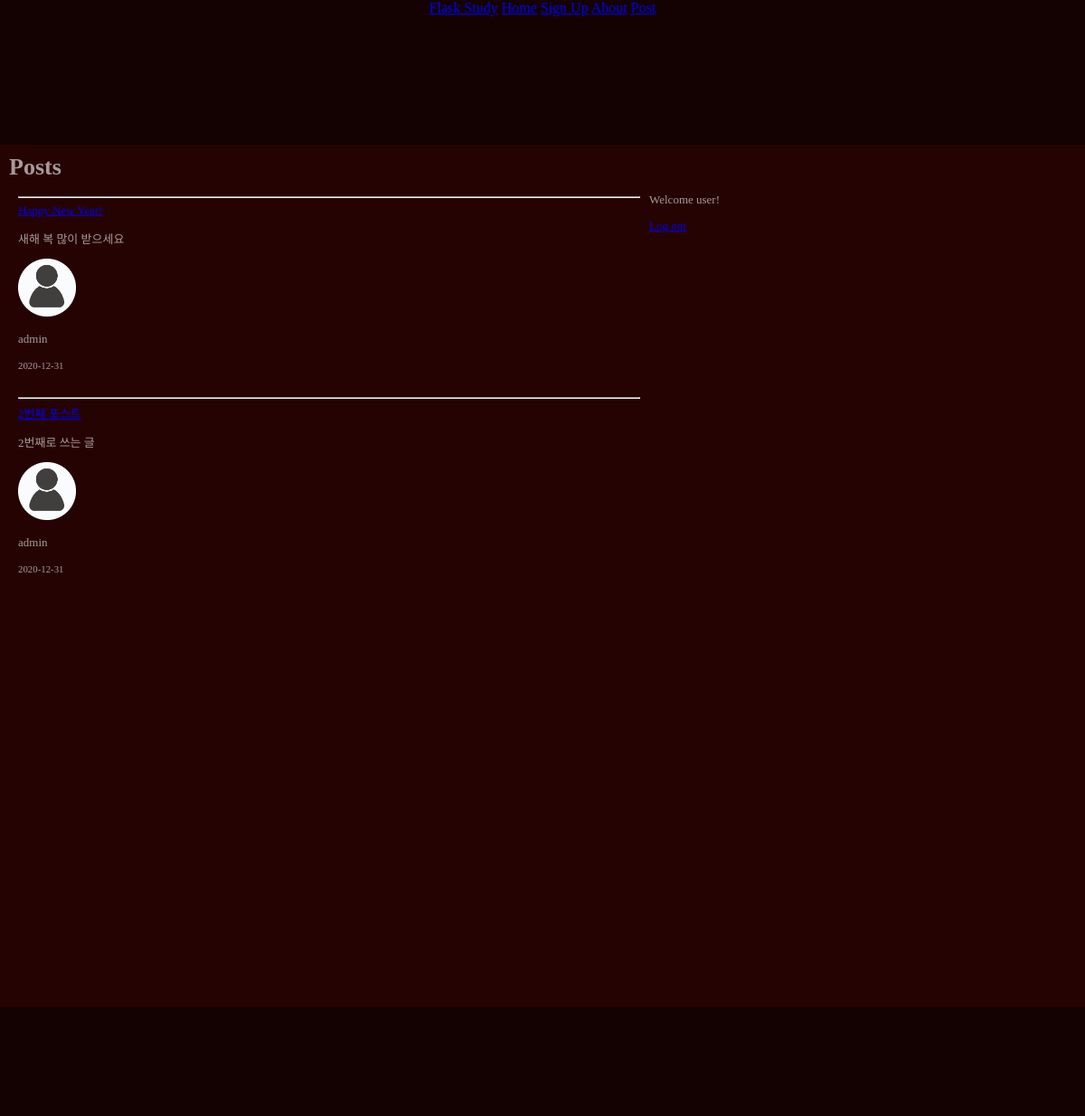
Screenshot of / (signed in) with the database file from the repository.
### __init__.py (models this page shows, shortened)
class Post(db.Model):
    __table_name__ = 'post'
    id = db.Column(db.Integer, primary_key=True)
    title = db.Column(db.String(120), unique = True, nullable=False)
    content = db.Column(db.Text)
    date_posted = db.Column(db.DateTime, default=datetime.datetime.utcnow())
    user_id = db.Column(db.Integer, db.ForeignKey('user.id'))

class User(db.Model):
    __table_name__ = 'user'
    id = db.Column(db.Integer, primary_key=True)
    username = db.Column(db.String(100), unique=True, nullable=False)
    email = db.Column(db.String(120), unique=True, nullable=False)
    password = db.Column(db.String(100), nullable=False)
    profile_image = db.Column(db.String(100), default='default.png')
    posts = db.relationship('Post', backref='author', lazy=True)

### __init__.py (the view)
@app.route("/")
def home():
    posts = Post.query.all()
    return render_template('index.html', posts=posts)

### templates/index.html (shortened to what this page needs)
<!DOCTYPE html>
<html>
<head>
    <link href="../static/css/style_main.css" rel="stylesheet" />
</head>
<body>
    {% extends 'layout.html' %} {% block content %}
    <div id="index_main">
        <h1>Posts</h1>
        <div id="left_box">
            {% for post in posts %}
            <article>
                <hr>
                <div class="row">
                    <div class="col">
                        <a class="h1" href="#">{{ post.title }}</a>
                        <p class="text-justify">{{ post.content }}</p>
                    </div>
                    <div class="col-md-2 d-flex flex-column">
                        <img class="rounded-circle mx-auto" src="{{ url_for('static', filename='sources/' + post.author.profile_image)}}" data-src="holder.js/64x64" width="64px" height="64px">
                        <p class="text-muted text-center">{{ post.author.username }}</p>
                    </div>
                </div>
                <small class="text-muted">{{ post.date_posted.strftime('%Y-%m-%d') }}</small>
            </article>
            {% endfor %}
        </div>
        <div id="right_box">
            {% if session['logged_in'] == True %}
            <p>Welcome {{ session['username'] }}!</p>
            <p><a href="/logout">Log out</a></p>
            {% endif %}
        </div>
    </div>
    {% endblock %}

### static/css/style_main.css (style rules this page uses)
body { min-width: 350px; padding: 0px; margin: 0; margin-bottom: 0; }
#index_main { text-align: left; height: max-content; background: #260303; color: rgba(255, 255, 255, 0.6); padding: 10px; font-size: small; width: 100%; margin: 0px; box-sizing: border-box; }
article { padding: 10px; }
h1 { margin: 0; }
#left_box { float: left; width: 60%; }
#right_box { float: right; width: 40%; }

### static/css/style_layout.css (style rules this page uses)
h1 { margin: 0px; }

### rows the page displays
Post: content "새해 복 많이 받으세요", profile_image (placeholder picture), author.username "admin", date_posted "2020-12-31"
Post: content "2번째로 쓰는 글", profile_image (placeholder picture), author.username "admin", date_posted "2020-12-31"

### other values shown
{{ session['username'] }} "user"
